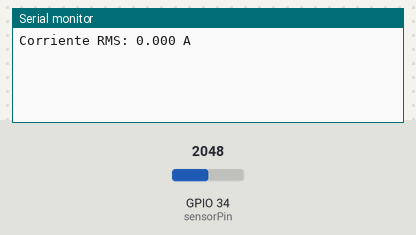
Simulated run of this sketch. Board: ESP32. Parts: the last lines printed to the serial monitor. Inputs (shaded band) come from the test bench; at power-on: GPIO 34 (sensorPin) = 2048 (analog values on the 0–4095 scale).

Above: at 1.3 s.
1.4 s: GPIO 34 (sensorPin) set to 2866
At 1.7 s:
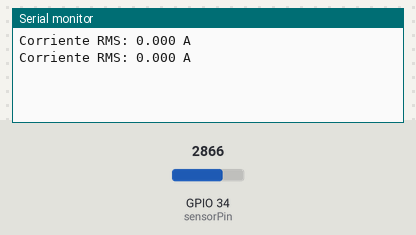
2.9 s: GPIO 34 (sensorPin) set to 3603
At 4.2 s:
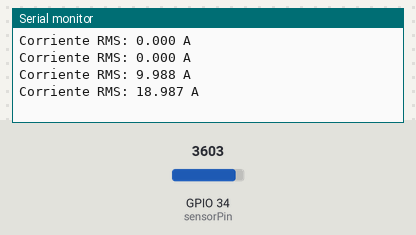
Timing chart, 0 to 5.9 s (numbered marks = the images above; inputs shaded):
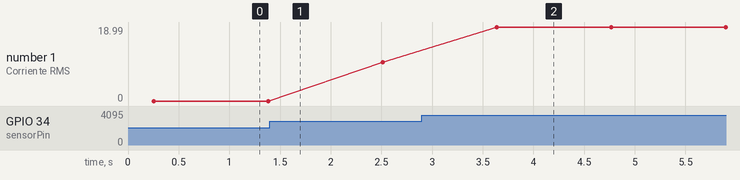

Measured:
- after the input at 2.9 s, the serial monitor: prints a new line after 0.74 s (image 2)
- plotted number 1: 0 → 9.99 after the input at 1.4 s, 9.99 → 18.99 after the input at 2.9 s

The sketch:

lectura_corriente_AC.ino
```cpp
#include <Arduino.h>

const int sensorPin = 34;  // Pin al que está conectado el sensor ACS712
const float sensitivity = 0.066; // Sensibilidad del sensor ACS712 30A (66 mV/A)
const int adcResolution = 4095;  // Resolución del ADC de la ESP32
const float Vref = 3.3;  // Voltaje de referencia del ADC
float zeroCurrentVoltage;  // Voltaje del sensor cuando no hay corriente

const int numSamples = 1000;  // Número de muestras para calcular el RMS
float buffer[numSamples];  // Buffer para almacenar las muestras

void setup() {
  Serial.begin(115200);
  analogReadResolution(12);  // Configura la resolución del ADC a 12 bits
  zeroCurrentVoltage = calibrateSensor();
}

void loop() {
  sampleACCurrent();  // Muestrea la corriente AC y almacena en el buffer
  float currentRMS = calculateRMS();  // Calcula el RMS de las muestras en el buffer
  Serial.print("Corriente RMS: ");
  Serial.print(currentRMS, 3);  // Muestra el valor RMS con 3 decimales
  Serial.println(" A");
  delay(1000);  // Espera un segundo antes de la próxima lectura
}

void sampleACCurrent() {
  for (int i = 0; i < numSamples; i++) {
    int adcValue = analogRead(sensorPin);
    float voltage = (adcValue * Vref) / adcResolution;  // Convierte el valor ADC a voltaje
    buffer[i] = (voltage - zeroCurrentVoltage) / sensitivity;  // Almacena la corriente instantánea en el buffer
    delayMicroseconds(16);  // Retardo para muestrear a 60 kHz (aproximadamente 16.6 microsegundos entre muestras)
  }
}

float calculateRMS() {
  float sum = 0;
  for (int i = 0; i < numSamples; i++) {
    sum += sq(buffer[i]);  // Suma los cuadrados de las corrientes en el buffer
  }
  return sqrt(sum / numSamples);  // Calcula el valor RMS
}

float calibrateSensor() {
  const int calibrationSamples = 1000;  // Número de muestras para la calibración
  float sum = 0;
  for (int i = 0; i < calibrationSamples; i++) {
    sum += analogRead(sensorPin);
    delayMicroseconds(16);
  }
  return (sum / calibrationSamples) * Vref / adcResolution;  // Calcula el voltaje promedio cuando no hay corriente
}
```
